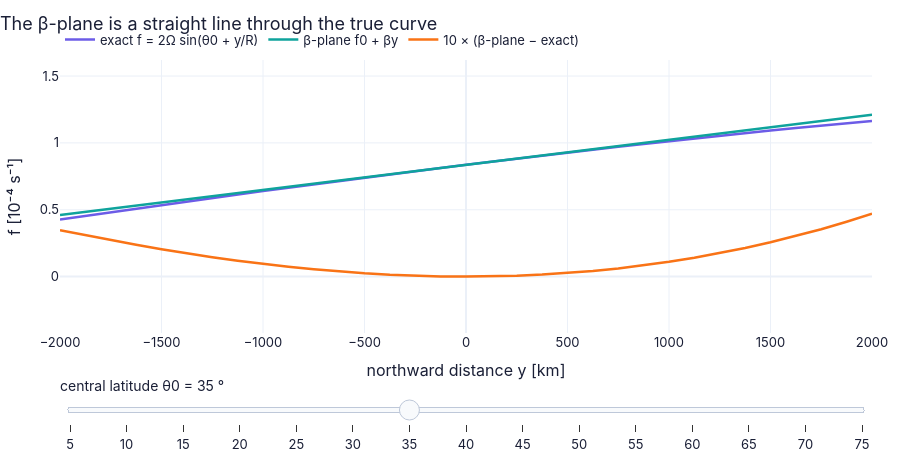

Notebook source saved alongside this figure:
### Markdown cell above
**What does this show?** The straight-line approximation of $f$ is good to a fraction of a per cent within 500 km of the
central latitude and to a few per cent within 2000 km; the error grows like $y^2$ and is larger on the equatorward side.

### Code cell
y_bp = np.linspace(-2.0e6, 2.0e6, 33)                          # northward distance from the central latitude [m]

def f1(lat0_deg):                                              # curves for one central latitude [degrees]
    lat0 = np.deg2rad(lat0_deg)                                # in radians
    f_exact = 2*GFD.OMEGA_EARTH*np.sin(lat0 + y_bp/GFD.EARTH_RADIUS_MEAN)   # the true f at each y [1/s]
    f_beta = GFD.beta_plane(y_bp, lat0)                        # Eq. (13.10): f0 + beta y
    return {"exact f = 2Ω sin(θ0 + y/R)": (y_bp/1e3, f_exact*1e4),   # hand the result back to the caller
            "β-plane f0 + βy": (y_bp/1e3, f_beta*1e4),
            "10 × (β-plane − exact)": (y_bp/1e3, 10*(f_beta - f_exact)*1e4)}

figF1 = slider_figure(f1, "central latitude θ0", np.arange(5.0, 75.1, 5.0), unit="°", xlabel="northward distance y [km]",
                      ylabel="f [10⁻⁴ s⁻¹]", title="The β-plane is a straight line through the true curve", active=6)   # 15 slider positions, starting at 35 degrees
figF1.show()   # display the interactive figure (the slider works on the web page too)
